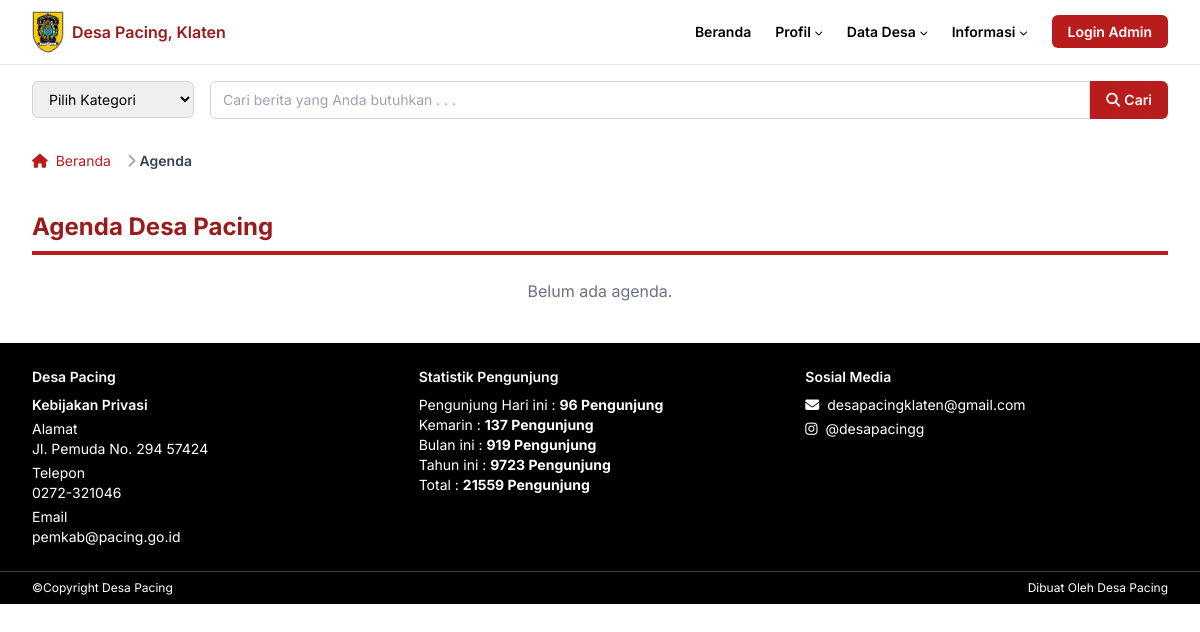
The app's page /agenda.php, older data.
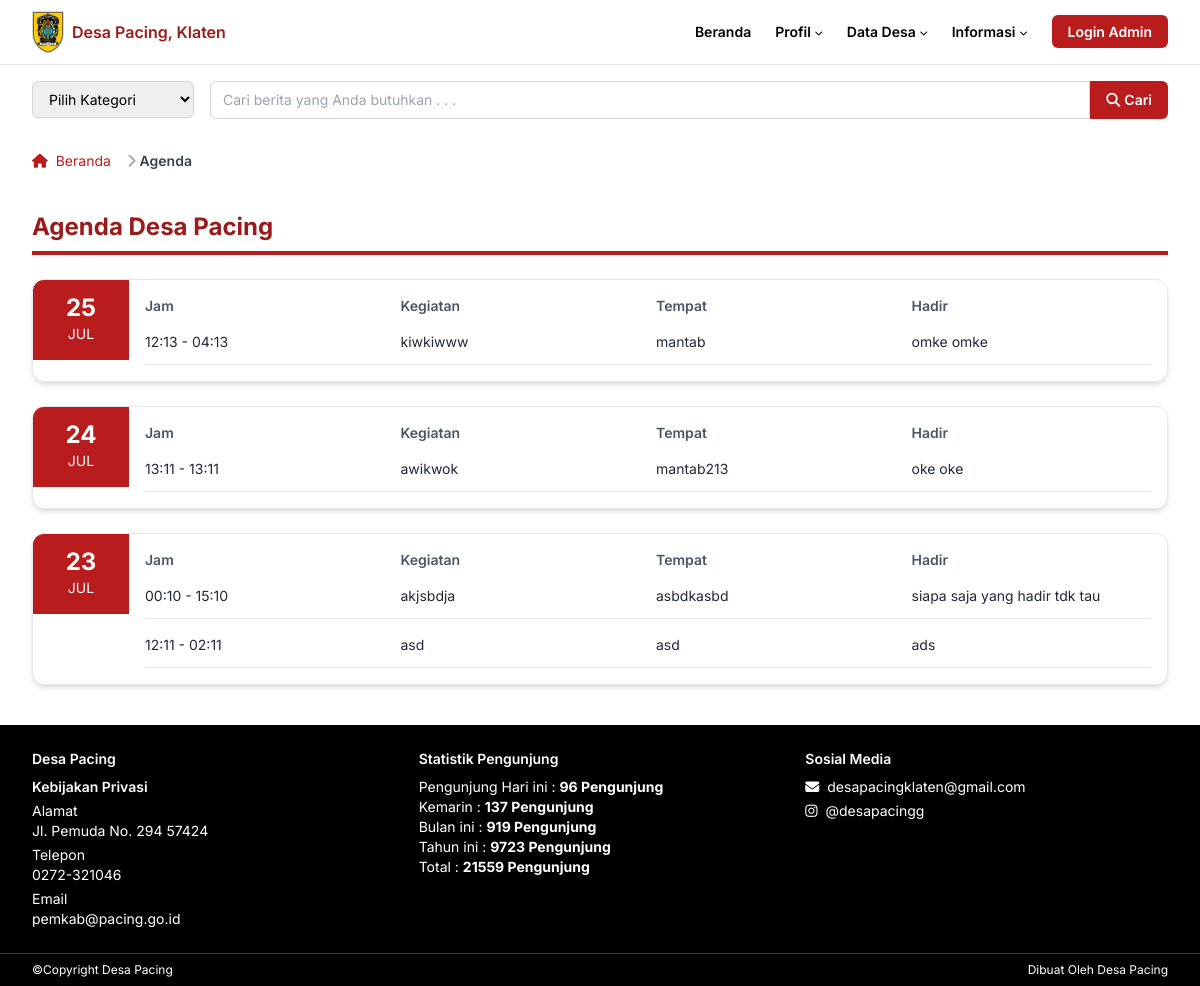
The same page, newer data.
### tables this page shows
CREATE TABLE `agenda` (
  `id` int(11) NOT NULL,
  `tanggal` date NOT NULL,
  `jam_mulai` time NOT NULL,
  `jam_selesai` time NOT NULL,
  `kegiatan` varchar(255) NOT NULL,
  `tempat` varchar(255) NOT NULL,
  `hadir` varchar(255) DEFAULT NULL
);

### agenda.php (the view, shortened to what the changed rows need)
<html class="scroll-smooth" lang="id">
  <head>
    <script src="https://cdn.tailwindcss.com"></script>
    <link
      href="https://cdnjs.cloudflare.com/ajax/libs/font-awesome/5.15.3/css/all.min.css"
      rel="stylesheet"
    />
    <link href="css/style.css" rel="stylesheet" />
  </head>
  <body class="bg-white text-black">
    <main class="max-w-[1280px] mx-auto px-4 sm:px-6 lg:px-8 mt-10">
      <section class="mt-6">
        <h3
          class="text-2xl font-bold text-red-800 mb-6 border-b-4 border-red-700 pb-2"
        >
          Agenda Desa Pacing
        </h3>
        <?php
        include 'php/db.php';
        $agenda_hari = [];
        $result = $konek->query("SELECT * FROM agenda ORDER BY tanggal DESC, jam_mulai ASC");
        while ($row = $result->fetch_assoc()) {
            $agenda_hari[$row['tanggal']][] = $row;
        }
        ?>
        <?php if (empty($agenda_hari)): ?>
          <div class="text-center text-gray-500">Belum ada agenda.</div>
        <?php else: ?>
          <?php foreach ($agenda_hari as $tanggal => $agendas): ?>
          <div
            class="flex items-start bg-white shadow-md rounded-xl overflow-hidden border border-gray-200 mb-6"
          >
            <div
              class="bg-red-700 text-white text-center p-4 w-24 flex-shrink-0 flex flex-col items-center justify-center"
            >
              <div class="text-2xl font-bold leading-none"><?php echo date('d', strtotime($tanggal)); ?></div>
              <div class="text-sm uppercase mt-1"><?php echo date('M', strtotime($tanggal)); ?></div>
            </div>
            <div class="flex-1 p-4 space-y-4">
              <div class="grid grid-cols-4 gap-4 text-sm text-gray-600 font-semibold">
                <div>Jam</div>
                <div>Kegiatan</div>
                <div>Tempat</div>
                <div>Hadir</div>
              </div>
              <?php foreach ($agendas as $agenda): ?>
              <div class="grid grid-cols-4 gap-4 text-sm text-gray-800 mt-1 border-b pb-3">
                <div><?php echo substr($agenda['jam_mulai'],0,5); ?> - <?php echo substr($agenda['jam_selesai'],0,5); ?></div>
                <div><?php echo htmlspecialchars($agenda['kegiatan']); ?></div>
                <div><?php echo htmlspecialchars($agenda['tempat']); ?></div>
                <div><?php echo htmlspecialchars($agenda['hadir']); ?></div>
              </div>
              <?php endforeach; ?>
            </div>
          </div>
          <?php endforeach; ?>
        <?php endif; ?>
      </section>
    </main>
  </body>
</html>

Row changes from the older to the newer data that the page shows:
added agenda: jam_mulai "12:13", jam_selesai "04:13", kegiatan "kiwkiwww", tempat "mantab", hadir "omke omke", shown under "25"
added agenda: jam_mulai "13:11", jam_selesai "13:11", kegiatan "awikwok", tempat "mantab213", hadir "oke oke", shown under "24"
added agenda: jam_mulai "00:10", jam_selesai "15:10", kegiatan "akjsbdja", tempat "asbdkasbd", hadir "siapa saja yang hadir tdk tau", shown under "23"
added agenda: jam_mulai "12:11", jam_selesai "02:11", kegiatan "asd", tempat "asd", hadir "ads", shown under "23"
Text that changed along with them:
new list line: "25 JUL Jam Kegiatan Tempat Hadir"
new list line: "24 JUL Jam Kegiatan Tempat Hadir"
new list line: "23 JUL Jam Kegiatan Tempat Hadir"
text no longer shown: "Belum ada agenda."
